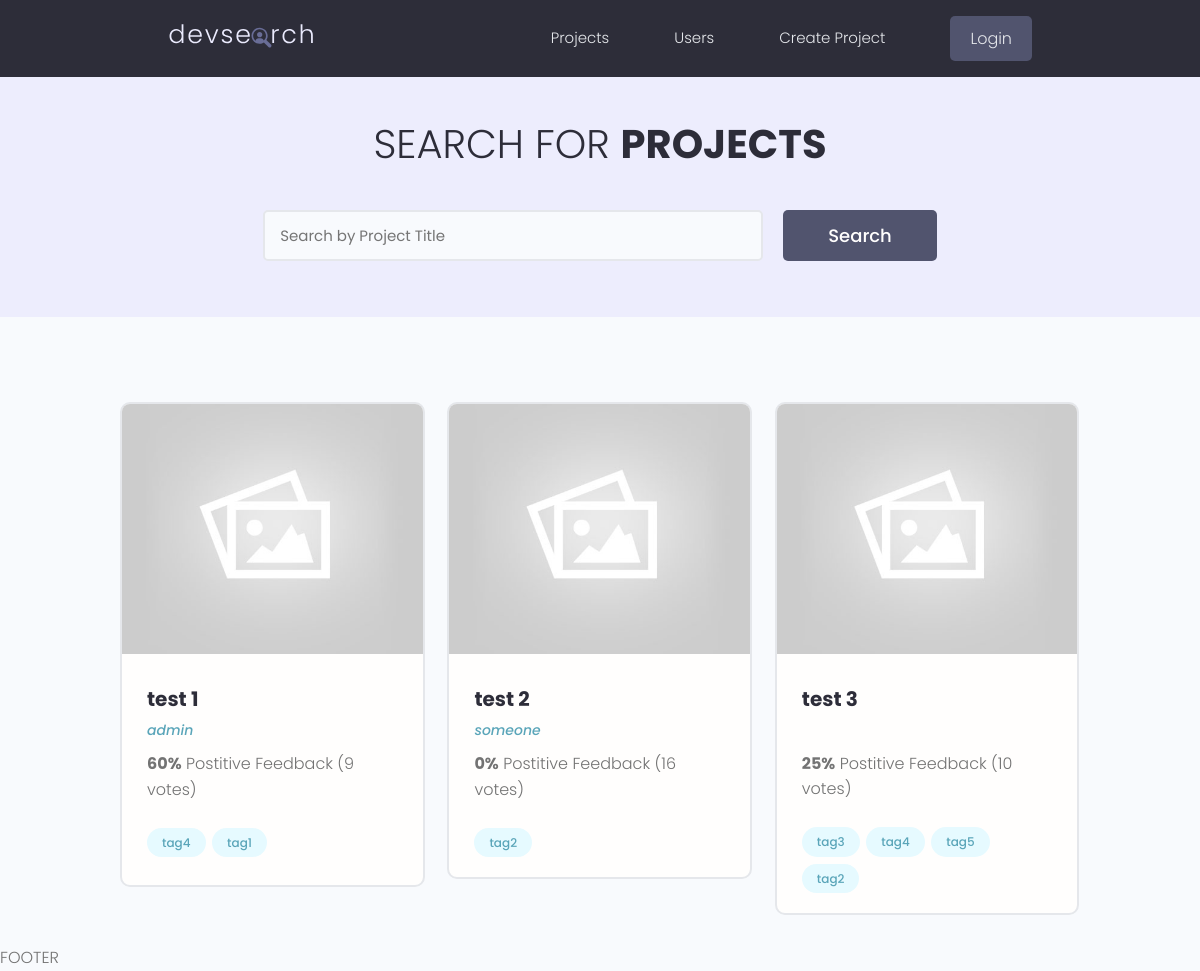
The page / on the database its author committed.
### projects/models.py (models this page shows, shortened)
class Project(models.Model):
    owner = models.ForeignKey(Profile, null=True, blank=True, on_delete=models.SET_NULL)
    title = models.CharField(max_length=200)
    description = models.TextField(null=True, blank=True)
    featured_image = models.ImageField(null=True, blank=True, default="default.jpg")
    demo_link = models.CharField(max_length=2000, null=True, blank=True)
    source_link = models.CharField(max_length=2000, null=True, blank=True)
    tags = models.ManyToManyField('Tag', blank=True)
    vote_total = models.IntegerField(default=0, null=True, blank=True)
    vote_ratio = models.IntegerField(default=0, null=True, blank=True)
    created = models.DateTimeField(auto_now_add=True)
    id = models.UUIDField(default=uuid.uuid4, unique=True, primary_key=True, editable=False)

class Tag(models.Model):
    name = models.CharField(max_length=200)
    created = models.DateTimeField(auto_now_add=True)
    id = models.UUIDField(default=uuid.uuid4, unique=True, primary_key=True, editable=False)
    def __str__(self):
        return self.name

### users/models.py (models this page shows, shortened)
class Profile(models.Model):
    user = models.OneToOneField(User, on_delete=models.CASCADE, null=True, blank=True)
    name = models.CharField(max_length=200, null=True, blank=True)
    email = models.EmailField(max_length=500, null=True, blank=True)
    username = models.CharField(max_length=200, null=True, blank=True)
    user_info = models.CharField(max_length=200, null=True, blank=True)
    user_bio = models.TextField(null=True, blank=True)
    profile_picture = models.ImageField(null=True, blank=True, upload_to='profiles/', default="profiles/user_default.jpg")
    user_website = models.CharField(max_length=200, null=True, blank=True)
    created = models.DateTimeField(auto_now_add=True)
    id = models.UUIDField(default=uuid.uuid4, unique=True, primary_key=True, editable=False)

### projects/views.py (the view)
# urls.py: path('', views.projects, name="projects"),
def projects(request):
    projects = Project.objects.all()
    context = {'projects': projects}
    return render(request, 'projects/projects.html', context)

### projects/templates/projects/projects.html (shortened to what this page needs)
<!DOCTYPE html>
<html lang="en">
<head>
</head>
<body>
{% extends  'main.html' %}
{% block content %}
  <main class="projects">
    <section class="hero-section text-center">
      <div class="container container--narrow">
        <div class="hero-section__box">
          <h2>Search for <span>Projects</span></h2>
        </div>
        <div class="hero-section__search">
          <form class="form" action="#" method="get">
            <div class="form__field">
              <input class="input input--text" id="formInput#search" type="text" name="text"
                placeholder="Search by Project Title" />
            </div>
            <input class="btn btn--sub btn--lg" type="submit" value="Search" />
          </form>
        </div>
      </div>
    </section>
    <section class="projectsList">
      <div class="container">
        <div class="grid grid--three">
            {% for project in projects %}
          <div class="column">
            <div class="card project">
              <a href="{% url 'project' project.id %}" class="project">
                <img class="project__thumbnail" src="{{project.featured_image.url}}" alt="project thumbnail" />
                <div class="card__body">
                  <h3 class="project__title">{{project.title}}</h3>
                  <p><a class="project__author" href="{% url 'project' project.id %}">{{project.owner.name}}</a></p>
                  <p class="project--rating">
                    <span style="font-weight: bold;">{{project.vote_ratio}}%</span> Postitive
                    Feedback ({{project.vote_total}} votes)
                  </p>
                  <div class="project__tags">
                      {% for tag in project.tags.all %}
                    <span class="tag tag--pill tag--main">
                      <small>{{tag}}</small>
                    </span>
                      {% endfor %}
                  </div>
                </div>
              </a>
            </div>
          </div>
            {% endfor %}
        </div>
      </div>
    </section>
  </main>
{% endblock %}

### static/styles/app.css (style rules this page uses)
:root { --color-sub: #2d2d39; }
.btn--sub { background-color: var(--color-sub-light); }
.card { border: 2px solid var(--color-light); }
img { width: 100%; }
.hero-section { height: 40vh; display: flex; align-items: center; background-color: var(--color-sub); }
.hero-section__box { margin-bottom: 4rem; }
.hero-section__box > h2, .hero-section__box > h2 > span { font-size: 4rem; color: var(--color-light); line-height: 1.3; text-transform: uppercase; }
.hero-section__box > h2 { font-weight: 300; }
.hero-section__box > h2 > span { font-weight: 700; }
.hero-section__search > .form { display: flex; align-items: center; justify-content: center; gap: 2rem; }
.hero-section__search > .form input.input--text { width: 50rem; }
.project__author { font-size: 1.4rem; font-style: italic; }
.project--rating { margin-bottom: 1.6em; margin-top: .5em; }
.projects > .hero-section { background: var(--color-sub-lighter); height: 30vh; }
.projects .hero-section__box { margin-bottom: 2.5rem; }
.projects .hero-section__box > h2 { color: var(--color-sub); }
.projects .hero-section__box > h2 > span { font-weight: 700; color: var(--color-sub); }
.projectsList { margin-top: 8rem; }
.project__thumbnail { height: 25rem; object-fit: cover; object-position: top center; }
.project__title { font-size: 2rem; font-weight: 700; color: var(--color-sub); }

### static/uikit/styles/modules/_variables.css (style rules this page uses)
:root { --color-main: #5aa5b9; --color-main-light: #e6faff; --color-sub: #3f4156; --color-sub-light: #51546e; --color-sub-lighter: #ededfd; --color-text: #737373; --color-gray: #8b8b8b; --color-light: #e5e7eb; --color-light-gray: #767676; --color-bg: #f8fafd; --color-white: #fffefd; --color-white-light: #f3f3f3; --color-success: #359e64; --color-success-bg: #def8e8; --color-error: #fc4b0b; --color-error-bg: #fff2ee; --font-base: 'Poppins', arial, helvetica, 'Segoe UI', roboto, ubuntu, sans-serif; --font-monospace: 'Fira Code', 'Courier New', courier, monospace; --font-regular: 300; --font-medium: 500; --font-bold: 700; --generic-shadow: 1px 1px 5px #00000010; --generic-transition: all 0.3s ease-in-out; }

### static/uikit/styles/modules/_base.css (style rules this page uses)
* { margin: 0; padding: 0; box-sizing: border-box; text-rendering: optimizeLegibility; color: inherit; font-size: inherit; }
html { font-size: 50%; }
@media only screen and (min-width: 480px) { html { font-size: 56.25%; } }
@media only screen and (min-width: 1200px) { html { font-size: 62.5%; } }
body { line-height: 1.6; font-weight: 400; font-size: 1.5rem; color: var(--color-text); background-color: var(--color-bg); min-height: 100vh; }

### static/uikit/styles/modules/_typography.css (style rules this page uses)
* { font-family: var(--font-base); }
h2 { font-size: 3.6rem; font-weight: var(--font-bold); }
h3 { font-size: 3.2rem; font-weight: var(--font-medium); }
p, span, strong { font-size: 1.6rem; color: var(--color-text); font-weight: var(--font-regular); }
a { padding-bottom: 2px; text-decoration: none; display: inline-block; color: var(--color-main); font-weight: var(--font-medium); }

### static/uikit/styles/modules/_utilities.css (style rules this page uses)
.container { width: 92%; max-width: 165rem; margin: 0 auto; box-sizing: border-box; }
.container--narrow { width: 92%; max-width: 120rem; }
@media screen and (min-width: 1000px) { .container { width: 90%; } }
@media screen and (min-width: 1000px) { .container--narrow { width: 85%; } }
@media screen and (min-width: 1200px) { .container { width: 80%; } }
@media screen and (min-width: 1200px) { .container--narrow { width: 72%; } }
.text-center { text-align: center; }

### static/uikit/styles/modules/_button.css (style rules this page uses)
.btn { display: inline-block; position: relative; cursor: pointer; background-color: var(--color-light); font-weight: var(--font-medium); color: var(--color-sub); text-decoration: none; padding: 1rem 2rem; border-radius: 0.5rem; border: none; width: -webkit-fit-content; width: -moz-fit-content; width: fit-content; height: -webkit-fit-content; height: -moz-fit-content; height: fit-content; font-size: 1.6rem; outline-width: 0; outline-color: transparent; -webkit-backface-visibility: hidden; backface-visibility: hidden; transition: all 0.3s ease-in-out; }
.btn--sub { background-color: var(--color-sub); color: var(--color-white); }
.btn--lg { font-size: 1.8rem; padding: 1.2rem 4.5rem; }

### static/uikit/styles/modules/_card.css (style rules this page uses)
.card { border-radius: 1rem; background-color: var(--color-white); border: 1.5px solid var(--color-light); width: auto; height: auto; margin-top: 0.5rem; margin-bottom: 0.5rem; overflow: hidden; }
.card__body, .card__header { padding: 2rem 2.5rem; }

### rows shown on the page
Project: featured_image (placeholder picture), title "test 1", owner.name "admin", vote_ratio "60", vote_total "9"
Tag: name "tag4"
Tag: name "tag1"
Project: featured_image (placeholder picture), title "test 2", owner.name "someone", vote_ratio "0", vote_total "16"
Tag: name "tag2"
Project: featured_image (placeholder picture), title "test 3", vote_ratio "25", vote_total "10"
Tag: name "tag3"
Tag: name "tag5"
